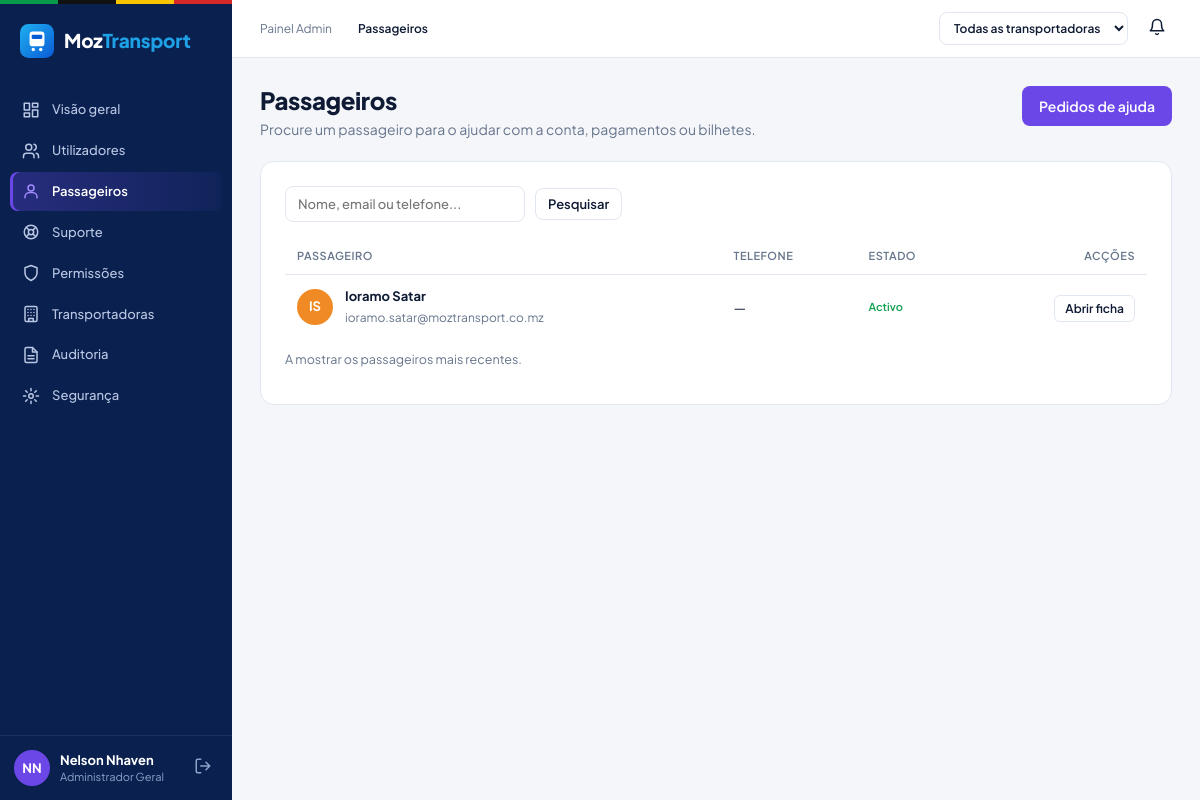
Before: /administrador/passageiro.php (signed in) with the older database file.
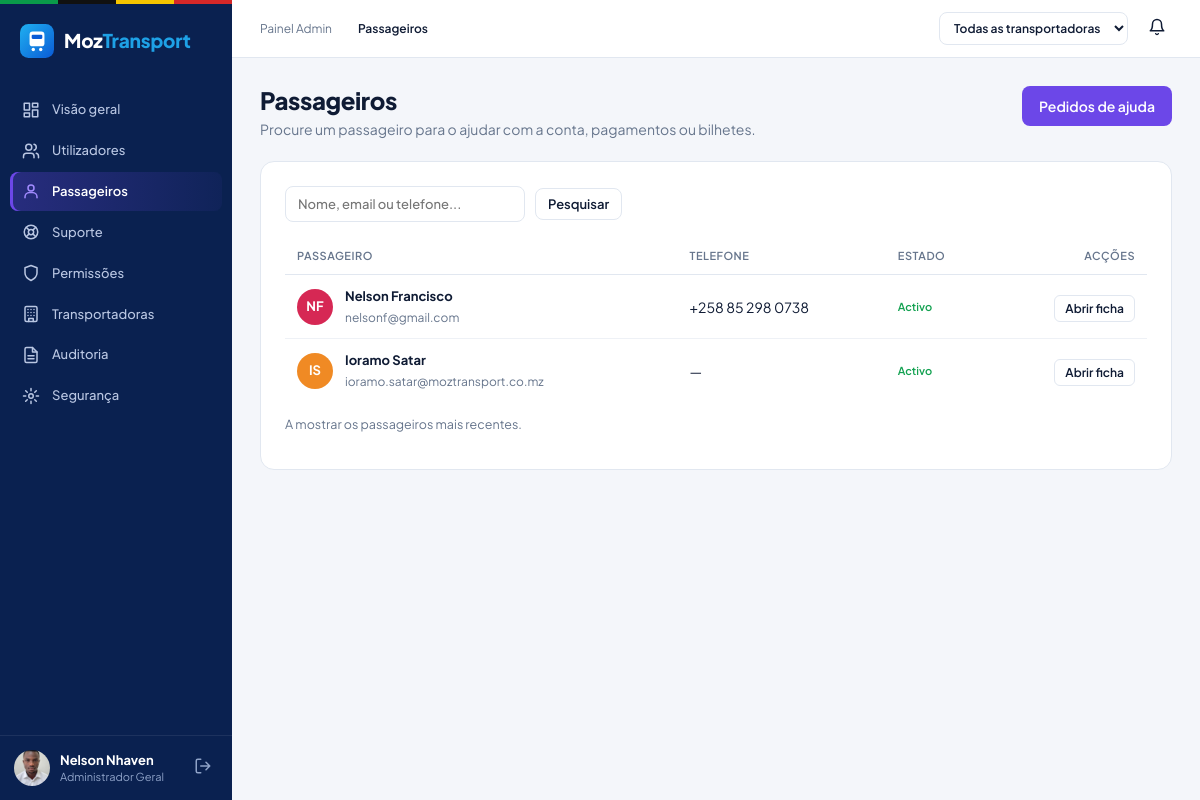
After: the same page with the newer database file.
### tables this page shows
CREATE TABLE `utilizador` (
  `id_utilizador` int(10) unsigned NOT NULL AUTO_INCREMENT,
  `nome` varchar(100) NOT NULL,
  `email` varchar(120) NOT NULL,
  `senha` varchar(255) NOT NULL,
  `telefone` varchar(30) DEFAULT NULL,
  `documento` varchar(30) DEFAULT NULL,
  `foto` varchar(255) DEFAULT NULL,
  `agencia` varchar(100) DEFAULT NULL,
  `perfil` enum('passageiro','bilheteiro','cobrador','gestor','administrador') NOT NULL DEFAULT 'passageiro',
  `id_transportadora` int(10) unsigned DEFAULT NULL,
  `activo` tinyint(1) NOT NULL DEFAULT 1,
  `data_criacao` datetime NOT NULL DEFAULT current_timestamp(),
  `tentativas_falhadas` tinyint(3) unsigned NOT NULL DEFAULT 0,
  `bloqueado_ate` datetime DEFAULT NULL,
  `ultimo_acesso` datetime DEFAULT NULL,
  `notificacoes` tinyint(1) NOT NULL DEFAULT 1,
  `notificacoes_vistas_em` datetime DEFAULT NULL,
  PRIMARY KEY (`id_utilizador`),
  UNIQUE KEY `uq_utilizador_email` (`email`),
  UNIQUE KEY `uq_utilizador_documento` (`documento`),
  KEY `idx_utilizador_perfil` (`perfil`),
  KEY `fk_utilizador_transportadora` (`id_transportadora`),
  CONSTRAINT `fk_utilizador_transportadora` FOREIGN KEY (`id_transportadora`) REFERENCES `transportadora` (`id_transportadora`) ON DELETE SET NULL ON UPDATE CASCADE
);

### includes/sessao.php (called while the page is built, shortened)
<?php
require_once __DIR__ . '/funcoes.php';
function utilizador_logado(): ?array {
    return $_SESSION['utilizador'] ?? null;
}

### administrador/passageiro.php (the view, shortened to what the changed rows need)
<?php
require_once __DIR__ . '/../includes/sessao.php';
require_once __DIR__ . '/../includes/suporte.php';
$id = (int)($_GET['id'] ?? 0);
$p = $id ? carregar_passageiro($pdo, $id) : null;
$migalhas = ['Painel Admin', 'Passageiros'];
$paginaActiva = 'administrador/passageiro.php';
require __DIR__ . '/../includes/painel_inicio.php';
if ($p): ?>
<div class="cabecalho-pagina"><div>
  <h1 class="titulo-pagina">Ficha do passageiro</h1>
  <p class="subtitulo-pagina">Ajude o passageiro: acesso à conta, pagamentos e bilhetes.</p></div>
  <a class="btn btn-sec" href="<?= e(url('administrador/passageiro.php')) ?>">← Procurar outro</a></div>
<div class="sp-grelha">
  <div><?php sp_ficha_passageiro($pdo, $p, 'administrador/passageiro.php?id=' . $id); ?></div>
  <div>
    <section class="cartao">
      <h2>Registar pedido de ajuda</h2>
      <p class="sub">Para quando o passageiro liga ou aparece pessoalmente. Fica registado e ele vê as respostas na app.</p>
      <form method="post" class="sp-form">
        <?= csrf_campo() ?><input type="hidden" name="acao" value="registar_pedido"><input type="hidden" name="id" value="<?= $id ?>">
        <input type="hidden" name="voltar" value="administrador/passageiro.php?id=<?= $id ?>">
        <div class="campo"><label>Tipo de problema</label><select name="categoria" required>
          <?php foreach (SP_CATEGORIAS as $k => $c): ?><option value="<?= e($k) ?>"><?= e($c[0]) ?></option><?php endforeach; ?></select></div>
        <div class="campo"><label>O que o passageiro relatou</label><textarea name="texto" rows="4" maxlength="2000" required></textarea></div>
        <button class="btn btn-primario" type="submit">Registar pedido</button>
      </form>
    </section>
    <?php
      $st = $pdo->prepare('SELECT id_pedido, assunto, estado, data_actualizacao FROM suporte_pedido WHERE id_passageiro = ? ORDER BY data_actualizacao DESC LIMIT 8');
      $st->execute([$id]); $ped = $st->fetchAll();
    ?>
    <section class="cartao" style="margin-top:20px">
      <h2>Pedidos de ajuda</h2>
      <?php if (!$ped): ?><p class="sp-nota">Sem pedidos até agora.</p><?php endif; ?>
      <?php foreach ($ped as $x): ?>
        <a class="sp-pedido-linha" href="<?= e(url('administrador/suporte_ver.php?id=' . (int)$x['id_pedido'])) ?>">
          <span><b>#<?= (int)$x['id_pedido'] ?></b> <?= e($x['assunto']) ?><small><?= e(sp_data($x['data_actualizacao'])) ?></small></span><?= sp_etq($x['estado']) ?></a>
      <?php endforeach; ?>
    </section>
  </div>
</div>
<?php else:
    $onde = "perfil = 'passageiro'"; $par = [];
    $st = $pdo->prepare("SELECT * FROM utilizador WHERE $onde ORDER BY data_criacao DESC LIMIT 15");
    $st->execute($par);
    $lista = $st->fetchAll();
?>
<div class="cabecalho-pagina"><div>
  <h1 class="titulo-pagina">Passageiros</h1>
  <p class="subtitulo-pagina">Procure um passageiro para o ajudar com a conta, pagamentos ou bilhetes.</p></div>
  <a class="btn btn-primario" href="<?= e(url('administrador/suporte.php')) ?>">Pedidos de ajuda</a></div>
<section class="cartao">
  <div class="tabela-rolar"><table class="tabela">
    <thead><tr><th>Passageiro</th><th>Telefone</th><th>Estado</th><th class="acoes">Acções</th></tr></thead><tbody>
    <?php foreach ($lista as $l): $bloq = !(int)$l['activo'] || (!empty($l['bloqueado_ate']) && strtotime($l['bloqueado_ate']) > time()); ?>
      <tr>
        <td><div class="celula-utilizador"><?= avatar_html($l) ?><div><strong><?= e($l['nome']) ?></strong><small><?= e($l['email']) ?></small></div></div></td>
        <td><?= e($l['telefone'] ?: '—') ?></td>
        <td><span class="etq <?= $bloq ? 'etq-bloqueado' : 'etq-activo' ?>"><?= $bloq ? 'Bloqueado' : 'Activo' ?></span></td>
        <td class="acoes"><a class="btn-tabela" href="<?= e(url('administrador/passageiro.php?id=' . (int)$l['id_utilizador'])) ?>">Abrir ficha</a></td>
      </tr>
    <?php endforeach; ?></tbody></table></div>
</section>
<?php endif;
require __DIR__ . '/../includes/painel_fim.php';

### includes/painel_inicio.php (shortened to what the changed rows need)
<?php
require_once __DIR__ . '/menu.php';
require_once __DIR__ . '/notificacoes.php';
$u        = utilizador_logado();
$menu     = menu_do_perfil($u['perfil']);
$migalhas = $migalhas ?? [];
$nomeTransp = null;
?>
<!DOCTYPE html>
<html lang="pt">
<head>
  <link rel="stylesheet" href="<?= e(url('assets/css/base.css') . '?v=' . (int)@filemtime(__DIR__ . '/../assets/css/base.css')) ?>">
  <link rel="stylesheet" href="<?= e(url('assets/css/painel.css') . '?v=' . (int)@filemtime(__DIR__ . '/../assets/css/painel.css')) ?>">
  <link rel="stylesheet" href="<?= e(url('assets/css/admin.css') . '?v=' . (int)@filemtime(__DIR__ . '/../assets/css/admin.css')) ?>">
  <link rel="stylesheet" href="<?= e(url('assets/css/bilheteiro.css') . '?v=' . (int)@filemtime(__DIR__ . '/../assets/css/bilheteiro.css')) ?>">
  <link rel="stylesheet" href="<?= e(url('assets/css/notificacoes.css') . '?v=' . (int)@filemtime(__DIR__ . '/../assets/css/notificacoes.css')) ?>">
  <link rel="stylesheet" href="<?= e(url('assets/css/suporte.css') . '?v=' . (int)@filemtime(__DIR__ . '/../assets/css/suporte.css')) ?>">
  <link rel="stylesheet" href="<?= e(url('assets/css/gestor.css') . '?v=' . (int)@filemtime(__DIR__ . '/../assets/css/gestor.css')) ?>">
</head>
<body class="painel perfil-<?= e($u['perfil']) ?>">
<aside class="lateral">
  <nav class="lateral-menu">
    <?php foreach ($menu as [$rotulo, $caminho, $icone]): ?>
      <a href="<?= e(url($caminho)) ?>" class="<?= ($paginaActiva ?? '') === $caminho ? 'activo' : '' ?>">
        <?= icone_svg($icone) ?><span><?= e($rotulo) ?></span>
      </a>
    <?php endforeach; ?>
  </nav>
  <div class="lateral-rodape">
    <a class="utilizador-cartao" href="<?= e(url('conta/dados_pessoais.php')) ?>" title="Dados pessoais">
      <?= avatar_html($u) ?>
      <span class="utilizador-texto">
        <strong><?= e($u['nome']) ?></strong>
        <small><?= e($u['perfil'] === 'administrador' ? 'Administrador Geral' : nome_perfil($u['perfil'])) ?><?= $nomeTransp ? ' • ' . e($nomeTransp) : (!empty($u['agencia']) ? ' • ' . e(explode(' ', $u['agencia'])[0]) : '') ?></small>
      </span>
    </a>
  </div>
</aside>
<div class="conteudo-geral">
  <header class="topo">
    <nav class="migalhas" aria-label="Localização">
      <?php foreach ($migalhas as $i => $m): ?>
        <span class="<?= $i === count($migalhas) - 1 ? 'actual' : '' ?>"><?= e($m) ?></span>
      <?php endforeach; ?>
    </nav>
  </header>
  <main class="conteudo">

### includes/menu.php (shortened to what the changed rows need)
<?php
function icone_svg(string $nome): string {
    return '<svg class="icone" viewBox="0 0 24 24" fill="none" stroke="currentColor" stroke-width="2" '
         . 'stroke-linecap="round" stroke-linejoin="round" aria-hidden="true">' . ($i[$nome] ?? '') . '</svg>';
}

### includes/funcoes.php (shortened to what the changed rows need)
<?php
function e($valor): string {
    return htmlspecialchars((string)$valor, ENT_QUOTES, 'UTF-8');
}
function url(string $caminho = ''): string {
    return BASE_URL . '/' . ltrim($caminho, '/');
}
function iniciais(string $nome): string {
    $partes = preg_split('/\s+/', trim($nome));
    $i = mb_strtoupper(mb_substr($partes[0], 0, 1));
    if (count($partes) > 1) {
        $i .= mb_strtoupper(mb_substr(end($partes), 0, 1));
    }
    return $i;
}
function avatar_html(array $u, string $classe = ''): string {
    if (!empty($u['foto'])) {
        return '<span class="avatar ' . e($classe) . '"><img src="' . e(url($u['foto'])) . '" alt=""></span>';
    }
    $cores = ['#12a150', '#f08a24', '#6c47e8', '#0ea5e9', '#d62854', '#e6b800'];
    $cor = $cores[crc32((string)($u['nome'] ?? '')) % count($cores)];
    return '<span class="avatar ' . e($classe) . '" style="background:' . $cor . '">' . e(iniciais($u['nome'] ?? '?')) . '</span>';
}

Changed rows visible on the page:
added utilizador: nome "NF", nome "Nelson Francisco", email "nelsonf@gmail.com", telefone "+258 85 298 0738", activo "Activo"
Other visible differences:
iniciais($u['nome'] ?? '?'): "NN" → (not shown)
